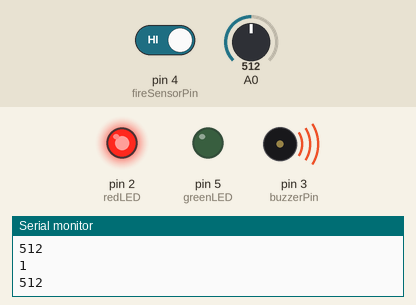
Recording of a sketch running on a simulated Arduino Uno, built with avr-gcc and run on an emulated ATmega328P. Shown: output pins drawn as LEDs (lit = HIGH), buzzer (waves = sounding), the last lines printed to the serial monitor. The test bench sets the inputs (shaded band); at power-on: A0 = 512, pin 4 (fireSensorPin) HIGH.

Above: at 2.8 s.
2.9 s: A0 set to 491
At 4.3 s:
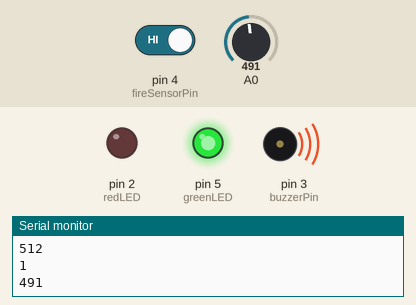
5.6 s: A0 set to 510
At 7.1 s:
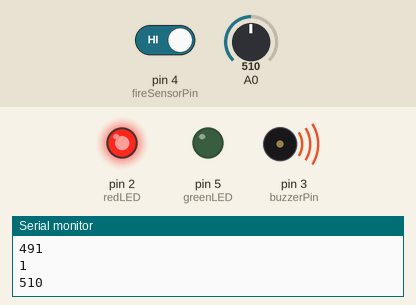
8.3 s: A0 set to 490
At 11.4 s:
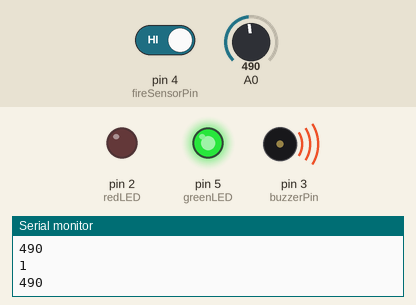
Timing chart, 0 to 12.9 s (numbered marks = the images above; inputs shaded):
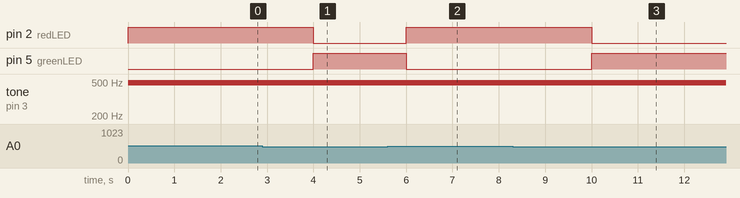

The sketch:

Fire_alarm_system.ino
```cpp
const int buzzerPin = 3;
const int fireSensorPin = 4;
const int greenLED = 5;
const int redLED = 2;

void setup() {
  Serial.begin(9600);
  pinMode(buzzerPin, OUTPUT);
  pinMode(fireSensorPin, INPUT);
  pinMode(greenLED, OUTPUT);
  pinMode(redLED, OUTPUT);

  digitalWrite(greenLED, HIGH);
  digitalWrite(redLED, LOW);
  digitalWrite(buzzerPin, LOW);
}

void loop() {

  int fireValue = digitalRead(fireSensorPin);
  Serial.println(fireValue);

  int sensorValue = analogRead(A0);
  Serial.println(sensorValue);

  if (fireValue == 0 || sensorValue > 500) {

    analogWrite(buzzerPin, 500);
    digitalWrite(redLED, HIGH);
    digitalWrite(greenLED, LOW);
    delay(1000);
  } else {
    analogWrite(buzzerPin, 0);
    digitalWrite(redLED, LOW);
    digitalWrite(greenLED, HIGH);
  }
  delay(1000);
}
```

Measured:
- the behaviour switches between 501 and 500 on A0 (found by bisection; images 0 and 1)
- after the input at 2.9 s, pin 2 (redLED): HIGH → LOW after 1.1 s; pin 5 (greenLED): LOW → HIGH after 1.1 s
- after the input at 5.6 s, pin 2 (redLED): LOW → HIGH after 0.40 s; pin 5 (greenLED): HIGH → LOW after 0.40 s
- after the input at 8.3 s, pin 2 (redLED): HIGH → LOW after 1.7 s; pin 5 (greenLED): LOW → HIGH after 1.7 s
